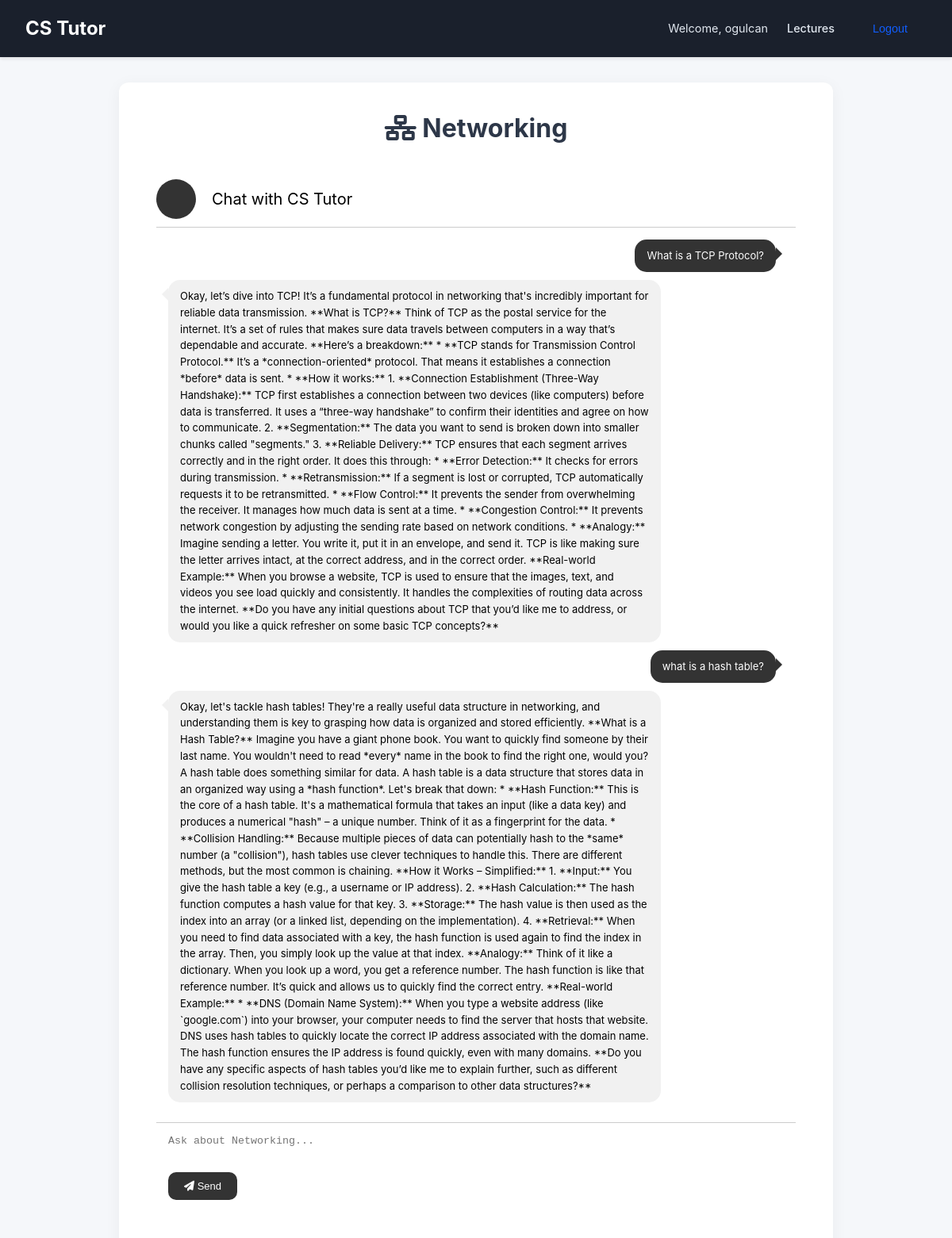
Page /lecture/networking/ (signed in) on the committed database.
### ai_model/models.py (models this page shows)
class ChatHistory(models.Model):
    user = models.ForeignKey(User, on_delete=models.CASCADE)
    user_input = models.TextField()
    bot_response = models.TextField()
    lecture = models.CharField(max_length=100, default="general")
    created_at = models.DateTimeField(auto_now_add=True)

### ai_model/views.py (the view, shortened to what this page needs)
# urls.py: path('lecture/<str:lecture_name>/', views.lecture_view, name='lecture'),
@login_required
def lecture_view(request, lecture_name):
    lecture_config = {
        'algorithms_data_structures': {
            'prompt_file': 'algorithms_data_structures.txt',
            'template': 'lecture_chat.html',
            'lecture_id': 'algorithms_data_structures'
        },
        'networking': {
            'prompt_file': 'networking.txt',
            'template': 'lecture_chat.html',
            'lecture_id': 'networking'
        },
        'operating_systems': {
            'prompt_file': 'operating_systems.txt',
            'template': 'lecture_chat.html',
            'lecture_id': 'operating_systems'
        },
    }
    config = lecture_config.get(lecture_name)
    if not config:
        return render(request, '404.html', {'error': 'Lecture not found'}, status=404)
    chat_history = ChatHistory.objects.filter(
        user=request.user, lecture=config['lecture_id']
    ).order_by('created_at')
    return render(request, config['template'], {
        "chat_history": chat_history,
        "lecture_name": lecture_name,
        "lecture_title": lecture_name.replace('_', ' ').title()
    })

### templates/lecture_chat.html (shortened to what this page needs)
<!DOCTYPE html>
<html lang="en">
  {% load static %}
  <head>
    <link rel="stylesheet" href="{% static 'css/style.css' %}" />
    <link rel="stylesheet" href="{% static 'css/chat.css' %}" />
    <link
      rel="stylesheet"
      href="https://cdnjs.cloudflare.com/ajax/libs/font-awesome/6.4.0/css/all.min.css"
    />
  </head>
  <body>
    <header>
      <nav class="navbar">
        <a href="{% url 'lecture_list' %}" class="nav-brand">CS Tutor</a>
        <div class="nav-links">
          <span>Welcome, {{ request.user.username }}</span>
          <a href="{% url 'lecture_list' %}">Lectures</a>
          <form
            method="post"
            action="{% url 'logout' %}"
            style="display: inline"
          >
            <button type="submit" class="nav-button">Logout</button>
          </form>
        </div>
      </nav>
    </header>
    <main class="container">
      <h2>
        <i
          class="fas {% if lecture_name == 'algorithms_data_structures' %}fa-code{% elif lecture_name == 'networking' %}fa-network-wired{% else %}fa-server{% endif %}"
        ></i>
        {{ lecture_title }}
      </h2>
      <div class="card-container">
        <div class="card-header">
          <div class="img-avatar"></div>
          <div class="text-chat">Chat with CS Tutor</div>
        </div>
        <div class="card-body">
          <div class="messages-container" id="chat-box">
            {% include "partials/lecture_chat.html" %}
          </div>
          <div class="message-input">
            <form method="post" id="chat-form">
              <textarea
                name="question"
                id="user-question"
                placeholder="Ask about {{ lecture_title }}..."
                class="message-send"
                required
              ></textarea>
              <button type="submit" class="button-send">
                <i class="fas fa-paper-plane"></i> Send
              </button>
            </form>
          </div>
        </div>
      </div>
    </main>
  </body>
</html>

### templates/partials/lecture_chat.html
{% for chat in chat_history %}
  {% if chat.user_input %}
    <div class="message-box right">
      <p>{{ chat.user_input|safe }}</p>
    </div>
  {% endif %}
  {% if chat.bot_response %}
    <div class="message-box left">
      {{ chat.bot_response|safe }}
    </div>
  {% endif %}
{% endfor %}

### static/css/style.css (style rules this page uses)
* { box-sizing: border-box; margin: 0; padding: 0; }
body { font-family: 'Inter', -apple-system, BlinkMacSystemFont, 'Segoe UI', Roboto, sans-serif; background-color: #f5f7fa; color: #2d3748; line-height: 1.6; }
.navbar { background-color: #1a202c; padding: 1rem 2rem; display: flex; justify-content: space-between; align-items: center; box-shadow: 0 2px 4px rgba(0, 0, 0, 0.1); }
.nav-brand { color: #ffffff; font-size: 1.5rem; font-weight: 700; text-decoration: none; }
.nav-links { display: flex; align-items: center; gap: 1.5rem; }
.nav-links span { color: #e2e8f0; font-size: 0.9rem; }
.nav-links a { color: #e2e8f0; text-decoration: none; font-weight: 500; font-size: 0.9rem; }
.nav-button { background: none; border: none; color: #115DFC; cursor: pointer; font-weight: 500; font-size: 0.9rem; }
.container { max-width: 900px; margin: 2rem auto; padding: 2rem; background-color: #ffffff; border-radius: 12px; box-shadow: 0 4px 20px rgba(0, 0, 0, 0.05); }
h2 { font-size: 2rem; color: #2d3748; text-align: center; margin-bottom: 1.5rem; }
button { padding: 0.75rem 1.5rem; background-color: #115DFC; color: #ffffff; border: none; border-radius: 6px; cursor: pointer; font-size: 1rem; transition: background-color 0.2s; }

### static/css/chat.css (style rules this page uses)
.card-container { background-color: #fff; border-radius: 10px; padding: 15px; margin: 20px auto; display: flex; flex-direction: column; width: 100%; max-width: 100%; }
.card-header { display: flex; align-items: center; padding-bottom: 10px; border-bottom: 1px solid #ccc; }
.card-header .img-avatar { width: 50px; height: 50px; border-radius: 50%; margin-right: 20px; background-color: #333; }
.card-header .text-chat { color: black; margin: 0; font-size: 20px; }
.card-body { flex: 1; overflow-y: auto; }
.messages-container { padding: 15px; }
.message-box { padding: 10px 15px; margin-bottom: 10px; border-radius: 15px; max-width: 80%; width: fit-content; position: relative; font-size: 13px; }
.message-box.left { background-color: #f1f1f1; color: black; margin-right: 20px; }
.message-box.left::before { content: ''; position: absolute; left: -8px; top: 10px; border-right: 8px solid #f1f1f1; border-top: 8px solid transparent; border-bottom: 8px solid transparent; }
.message-box.right { background-color: #333; color: #fff; margin-left: auto; margin-right: 10px; }
.message-box.right::before { content: ''; position: absolute; right: -8px; top: 10px; border-left: 8px solid #333; border-top: 8px solid transparent; border-bottom: 8px solid transparent; }
.message-input { padding: 5px; border-top: 1px solid #ccc; }
.message-input .message-send { width: 100%; padding: 10px; border: none; border-radius: 10px; resize: none; }
.message-input .button-send { background-color: #333; color: #fff; padding: 10px 20px; border: none; cursor: pointer; margin-left: 10px; border-radius: 10px; font-size: 13px; }

### rows in the picture
ChatHistory: user_input "What is a TCP Protocol?", bot_response "Okay, let’s dive into TCP! It’s a fundamental protocol in networking that's incredibly important for reliable data transmission. **What is TCP?** Think of TCP as the postal service for the internet. It’s a set of rules that makes sure data travels between computers in a way that’s dependable and accurate. **Here’s a breakdown:** * **TCP stands for Transmission Control Protocol.** It’s a *connection-oriented* protocol. That means it establishes a connection *before* data is sent. * **How it works:** 1. **Connection Establishment (Three-Way Handshake):** TCP first establishes a connection between two devices (like computers) before data is transferred. It uses a “three-way handshake” to…"
ChatHistory: user_input "what is a hash table?", bot_response "Okay, let's tackle hash tables! They're a really useful data structure in networking, and understanding them is key to grasping how data is organized and stored efficiently. **What is a Hash Table?** Imagine you have a giant phone book. You want to quickly find someone by their last name. You wouldn't need to read *every* name in the book to find the right one, would you? A hash table does something similar for data. A hash table is a data structure that stores data in an organized way using a *hash function*. Let's break that down: * **Hash Function:** This is the core of a hash table. It's a mathematical formula that takes an input (like a data key) and produces a numerical \"hash\" – a…"

### other values in the picture
{{ request.user.username }} "ogulcan"
{{ lecture_title }} "Networking"
